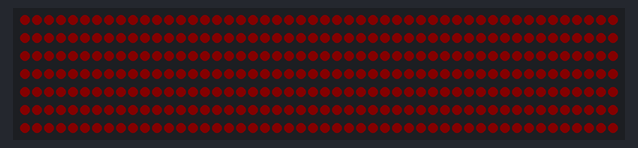
The sketch below on a simulated Particle Photon. On the bench: 350 RGB LEDs in strip order, left to right, continuing on the next row. Dim RGB values are drawn brighter than linear; the strip is taken to match the declared colour order; random numbers use the default seed unless the sketch sets one.

Above: at 0.08 s.
At 19.99 s:
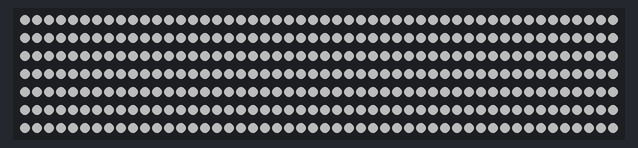
At 34.54 s:
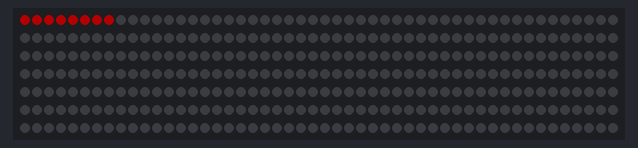
At 35.65 s:
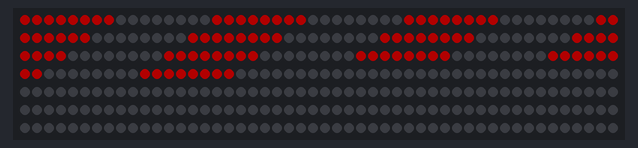
At 36.8 s:
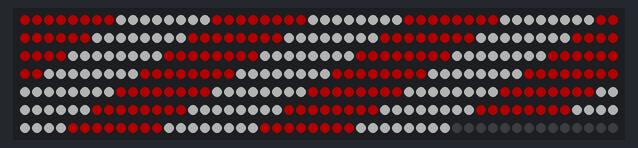
At 37.6 s:
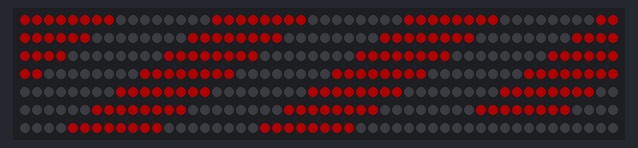

Measured:
- what the display in image 4 shows lasts 0.8 s, from 36.8 s to 37.6 s

The sketch:

ChiefsFence_Testing_Vibe.ino
```cpp
/* ======================= includes ================================= */

#include "Particle.h"
#include "neopixel.h"

/* ======================= prototypes =============================== */

void colorFlash(uint8_t reps, uint16_t wait);
void colorWipe(uint16_t wait);
void colorOff(uint16_t wait);
void twinkleWhite(uint8_t wait, uint32_t color1, uint32_t color2);

/* ======================= extra-examples.cpp ======================== */

SYSTEM_MODE(AUTOMATIC);
SYSTEM_THREAD(ENABLED);
STARTUP(WiFi.selectAntenna(ANT_EXTERNAL));

// IMPORTANT: Set pixel COUNT, PIN and TYPE
//Order of WS2811  - R -> G -> B
#define PIXEL_COUNT 350
#define PIXEL_PIN D6
#define PIXEL_TYPE WS2811

Adafruit_NeoPixel strip(PIXEL_COUNT, PIXEL_PIN, PIXEL_TYPE);

void setup() {
  strip.begin();
  strip.show(); // Initialize all pixels to 'off'
  strip.setBrightness(75);
  randomSeed(analogRead(0));
}

void loop() {
  colorFade(3, 50); //reps, wait
  colorOff(200);
  colorFlash(100);   // wait
  colorOff(100);
  colorFlash(100);   // wait
  twinkleWhite(5, strip.Color(250, 250, 250), strip.Color(250, 0, 0));  // wait
  colorOff(100);
  colorFlash(100);   // wait
  colorOff(100);
}

void setPixels(uint16_t start, uint16_t end, uint32_t color) {
  for (uint16_t i = start; i < end; i++) {
    strip.setPixelColor(i, color);
  }
  strip.show();
}

void colorFade(uint8_t reps, uint16_t wait) {
  for (uint8_t count = 0; count < reps; count++) {
    for (uint16_t bright = 10; bright < 101; bright += 2) {
      setPixels(0, strip.numPixels(), strip.Color(2.5 * bright, 0, 0));
      delay(wait);
    }
    for (uint16_t bright = 100; bright > 9; bright -= 2) {
      setPixels(0, strip.numPixels(), strip.Color(2.5 * bright, 0, 0));
      delay(wait);
    }
    for (uint16_t bright = 10; bright < 101; bright += 2) {
      setPixels(0, strip.numPixels(), strip.Color(2.5 * bright, 2.5 * bright, 2.5 * bright));
      delay(wait);
    }
    for (uint16_t bright = 100; bright > 9; bright -= 2) {
      setPixels(0, strip.numPixels(), strip.Color(2.5 * bright, 2.5 * bright, 2.5 * bright));
      delay(wait);
    }
  }
}

// Make every 6 out of 12 red, then flash white in the 6 between them.
void colorFlash(uint16_t wait) {
  for(uint16_t i=16; i<strip.numPixels(); i+=16) {
      for(uint8_t l=9; l<17; l++){
        strip.setPixelColor(i-l, strip.Color(200, 0, 0));
      }
    strip.show();
    delay(wait);
    }
  for (uint8_t j=1; j<10; j++){
    for(uint16_t i=16; i<strip.numPixels(); i+=16) {
        for(uint8_t l=1; l<9; l++){
            strip.setPixelColor(i-l, strip.Color(200, 200, 200));
        }
    }
    strip.show();
    delay(800);
    for(uint16_t i=16; i<strip.numPixels(); i+=16) {
        for(uint8_t l=1; l<9; l++){
            strip.setPixelColor(i-l, strip.Color(0, 0, 0));
        }
    }
    strip.show();
    delay(800);
  for(uint16_t i=0; i<strip.numPixels(); i++) {
    strip.setPixelColor(i, strip.Color(200, 0, 0));
    }
  strip.show();
  delay(1000);
    }
   }

void twinkleWhite(uint8_t wait, uint32_t color1, uint32_t color2) {
  long randNumbers[12];
  for (uint8_t f = 0; f < 201; f++) {
    for (int i = 0; i < 12; i++) {
      randNumbers[i] = random(i < 6 ? 0 : 176, i < 6 ? 175 : 350);
    }
    for (int i = 0; i < 6; i++) {
      strip.setPixelColor(randNumbers[i], color1);
      strip.setPixelColor(randNumbers[i + 6], color2);
    }
    strip.show();
    delay(wait);
    for (int i = 0; i < 12; i++) {
      strip.setPixelColor(randNumbers[i], strip.Color(0, 0, 0));
    }
    strip.show();
    delay(wait);
  }
}

void colorOff(uint16_t wait) {
  for(uint16_t f=0; f-1<strip.numPixels(); f++) {
    strip.setPixelColor(f, strip.Color(0, 0, 0));
    }
  strip.show();
  delay(wait);
}
```
